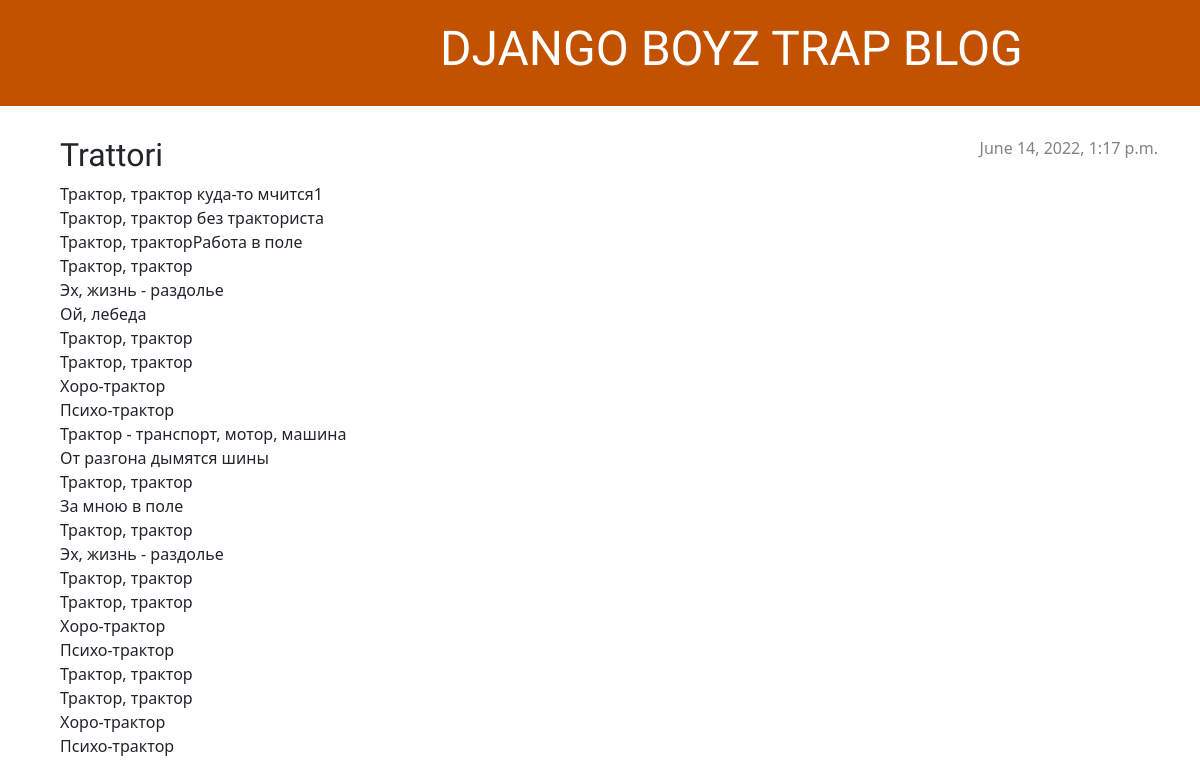
Screenshot of /post/3/ with the database file from the repository.
### blog/models.py (models this page shows, shortened)
class Post(models.Model):
     autore = models.ForeignKey(settings.AUTH_USER_MODEL, on_delete=models.CASCADE)
     titolo = models.CharField(max_length=200)
     testo = models.TextField()
     data_creazione = models.DateTimeField(default=timezone.now)
     data_pubblicazione = models.DateTimeField(blank=True, null=True)

### blog/views.py (the view)
# urls.py: path('post/<int:pk>/', views.post_detail, name='post_detail'),
def post_detail(request, pk):
    post = get_object_or_404(Post, pk=pk)
    if pk == 1:
        return render(request, 'blog/post_detail.html', {'post': post})
    else:
        return render(request, 'blog/post2_detail.html', {'post': post})

### blog/templates/blog/post2_detail.html
{% extends 'blog/base.html' %}
{% block content %}
    <article class="post">
        {% if post.data_pubblicazione %}
            <time class="date">
                {{ post.data_pubblicazione }}
            </time>
        {% endif %}
        <h2>{{ post.titolo }}</h2>
        <p>{{ post.testo|linebreaksbr }}</p>
    </article>
{% endblock %}

### blog/static/css/blog.css (style rules this page uses)
h1, h2, h3, h4 { font-family: 'Lobster', cursive; }
.date { color: #828282; }
.post { margin-bottom: 70px; }
.post > .date, .post > .actions { float: right; }

### rows the page displays
Post: data_pubblicazione "June 14, 2022, 1:17 p.m.", titolo "Trattori", testo "Трактор, трактор куда-то мчится1 Трактор, трактор без тракториста Трактор, тракторРабота в поле Трактор, трактор Эх, жизнь - раздолье Ой, лебеда Трактор, трактор Трактор, трактор Хоро-трактор Психо-трактор Трактор - транспорт, мотор, машина От разгона дымятся шины Трактор, трактор За мною в поле Трактор, трактор Эх, жизнь - раздолье Трактор, трактор Трактор, трактор Хоро-трактор Психо-трактор Трактор, трактор Трактор, трактор Хоро-трактор Психо-трактор"
